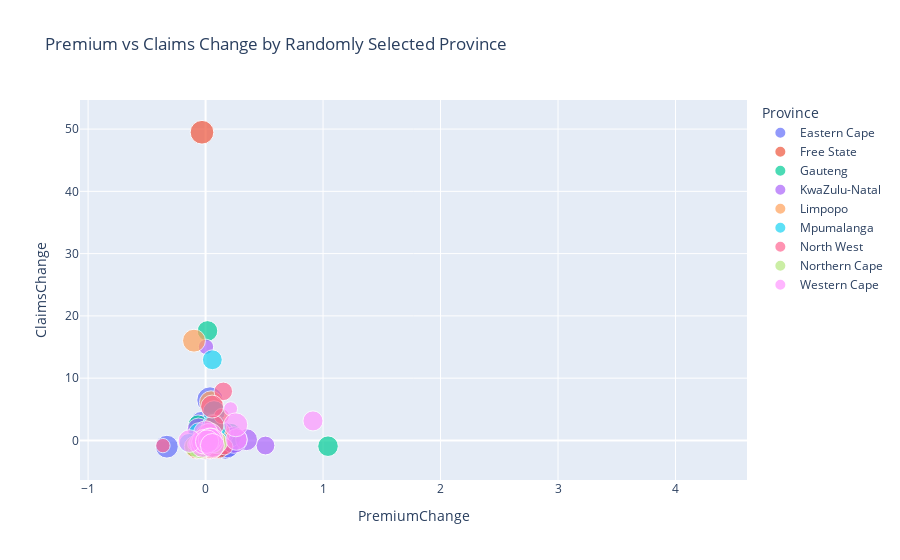

The notebook cell this image was saved under:
### Code cell
eda.scatter_plot_for_corr(geo_trends)

### Figure 1 — Plotly figure (JSON) as saved in the notebook; plotly's stock layout.template omitted (floating-point values rounded to 4 significant figures)
{"data": [{"customdata": [[9], [49], [75], [75], [200], [383], [616], [949], [1233], [1670], [2444], [3217], [3530], [3677], [3991], [4108], [4110]], "hovertemplate": "Province=Eastern Cape<br>PremiumChange=%{x}<br>ClaimsChange=%{y}<br>TotalPremium=%{marker.size}<br>CoverType=%{customdata[0]}<extra></extra>", "legendgroup": "Eastern Cape", "marker": {"color": "#636efa", "size": [85.04, 82.83, 55.55, 53.63, 70.01, 68.07, 63.96, 58.31, 68.16, 57.69, 68.27, 70.79, 73.72, 72.2, 72.16, 72.08, 74.81], "sizemode": "area", "sizeref": 0.2139, "symbol": "circle"}, "mode": "markers", "name": "Eastern Cape", "orientation": "v", "showlegend": true, "type": "scatter", "x": [null, -0.02601, -0.3293, -0.03447, 0.3054, -0.02778, -0.06031, -0.08842, 0.1691, -0.1537, 0.1835, 0.03693, 0.04133, -0.02067, -0.0004921, -0.001148, 0.03795], "xaxis": "x", "y": [null, null, -1, null, null, 2.664, -0.1435, -0.8697, -1, null, -0.7741, 0.3423, 0.6822, -0.8933, 2.05, -0.9595, 6.49], "yaxis": "y"}, {"customdata": [[2], [49], [90], [290], [338], [462], [534], [610], [705], [806], [826], [862], [872], [842], [811]], "hovertemplate": "Province=Free State<br>PremiumChange=%{x}<br>ClaimsChange=%{y}<br>TotalPremium=%{marker.size}<br>CoverType=%{customdata[0]}<extra></extra>", "legendgroup": "Free State", "marker": {"color": "#EF553B", "size": [43.86, 11.6, 42.36, 51.99, 57.64, 69.73, 69.66, 64.48, 69.89, 69.67, 66.89, 61.98, 60.08, 63.56, 66.05], "sizemode": "area", "sizeref": 0.2139, "symbol": "circle"}, "mode": "markers", "name": "Free State", "orientation": "v", "showlegend": true, "type": "scatter", "x": [null, -0.7355, 2.651, 0.2274, 0.1088, 0.2097, -0.001015, -0.07432, 0.08384, -0.003064, -0.03994, -0.07345, -0.03058, 0.05789, 0.03919], "xaxis": "x", "y": [null, null, null, null, -1, null, null, -1, null, null, null, -0.998, 49.49, 0.7071, -0.9481], "yaxis": "y"}, {"customdata": [[446], [530], [671], [781], [1243], [3050], [3846], [4930], [5821], [7000], [8901], [11490], [20227], [24981], [27945], [32582], [36027], [37930], [39531], [40587], [40966], [44380]], "hovertemplate": "Province=Gauteng<br>PremiumChange=%{x}<br>ClaimsChange=%{y}<br>TotalPremium=%{marker.size}<br>CoverType=%{customdata[0]}<extra></extra>", "legendgroup": "Gauteng", "marker": {"color": "#00cc96", "size": [22.16, 45.25, 44.57, 45.31, 42.38, 40.62, 41.21, 44.51, 45.11, 46.19, 47.78, 50.83, 61.36, 62.2, 59.47, 61.21, 63.38, 65.69, 62.21, 63.7, 66.28, 63.51], "sizemode": "area", "sizeref": 0.2139, "symbol": "circle"}, "mode": "markers", "name": "Gauteng", "orientation": "v", "showlegend": true, "type": "scatter", "x": [null, 1.042, -0.01491, 0.01645, -0.06455, -0.04161, 0.01454, 0.07998, 0.01364, 0.02387, 0.03436, 0.06398, 0.2071, 0.01369, -0.04389, 0.02925, 0.03533, 0.03647, -0.05298, 0.02398, 0.04051, -0.04183], "xaxis": "x", "y": [null, -0.9209, -0.6418, 17.59, 2.498, -0.6585, 0.2846, -0.3465, -0.1363, -0.2745, 0.7005, -0.2217, 0.8523, 0.1154, 0.06785, -0.2102, 0.1895, -0.1628, 0.08528, -0.3555, 0.1403, -0.9296], "yaxis": "y"}, {"customdata": [[234], [342], [478], [523], [541], [637], [664], [781], [1272], [1604], [2060], [3268], [5295], [8903], [11673], [14316], [16521], [18004], [19255], [20271], [21390], [21749]], "hovertemplate": "Province=KwaZulu-Natal<br>PremiumChange=%{x}<br>ClaimsChange=%{y}<br>TotalPremium=%{marker.size}<br>CoverType=%{customdata[0]}<extra></extra>", "legendgroup": "KwaZulu-Natal", "marker": {"color": "#ab63fa", "size": [6.824, 18.32, 19.16, 18.68, 20.16, 21.97, 25.02, 25.11, 37.91, 51.13, 58.35, 54.83, 61.09, 75.81, 76.64, 78.35, 81.82, 83.56, 80.26, 81.73, 82.2, 85.54], "sizemode": "area", "sizeref": 0.2139, "symbol": "circle"}, "mode": "markers", "name": "KwaZulu-Natal", "orientation": "v", "showlegend": true, "type": "scatter", "x": [null, 1.685, 0.04577, -0.02491, 0.0791, 0.09004, 0.1387, 0.003541, 0.5097, 0.3488, 0.1412, -0.06043, 0.1143, 0.2409, 0.01094, 0.02232, 0.04431, 0.02124, -0.03944, 0.01835, 0.005694, 0.0407], "xaxis": "x", "y": [null, null, -1, null, null, null, null, 15.04, -0.8153, 0.1208, 1.179, 1.783, 0.1121, 0.06782, -0.2909, 0.2729, 0.01786, 0.3606, -0.5265, 0.6346, 0.0003346, -0.7624], "yaxis": "y"}, {"customdata": [[54], [81], [126], [255], [490], [660], [931], [1271], [1524], [1904], [2173], [2414], [2476], [2554], [2589], [2623], [2711]], "hovertemplate": "Province=Limpopo<br>PremiumChange=%{x}<br>ClaimsChange=%{y}<br>TotalPremium=%{marker.size}<br>CoverType=%{customdata[0]}<extra></extra>", "legendgroup": "Limpopo", "marker": {"color": "#FFA15A", "size": [72.82, 67.59, 70.24, 60.7, 55.7, 58.46, 57.03, 59.74, 62.3, 56.16, 62.2, 62.13, 63.52, 61.59, 62.55, 64.87, 64.54], "sizemode": "area", "sizeref": 0.2139, "symbol": "circle"}, "mode": "markers", "name": "Limpopo", "orientation": "v", "showlegend": true, "type": "scatter", "x": [null, -0.07171, 0.03917, -0.1359, -0.08225, 0.04953, -0.02446, 0.0474, 0.04287, -0.09845, 0.1075, -0.001218, 0.02236, -0.03027, 0.01559, 0.03708, -0.00513], "xaxis": "x", "y": [null, null, null, null, null, -1, null, 6.072, -0.9073, 16.02, 1.223, -0.1566, 0.1852, -0.4274, -0.2163, -0.7401, -1], "yaxis": "y"}, {"customdata": [[97], [774], [937], [1168], [1423], [1829], [2409], [2830], [3297], [3632], [3825], [4201], [4500], [4329], [4375], [4388], [4373], [4331]], "hovertemplate": "Province=Mpumalanga<br>PremiumChange=%{x}<br>ClaimsChange=%{y}<br>TotalPremium=%{marker.size}<br>CoverType=%{customdata[0]}<extra></extra>", "legendgroup": "Mpumalanga", "marker": {"color": "#19d3f3", "size": [14.84, 45.58, 42.9, 46.45, 39.8, 42.09, 43.19, 43.91, 45.96, 47.48, 49.28, 50.06, 53.68, 58.64, 60.58, 61.52, 65.97, 69.62], "sizemode": "area", "sizeref": 0.2139, "symbol": "circle"}, "mode": "markers", "name": "Mpumalanga", "orientation": "v", "showlegend": true, "type": "scatter", "x": [null, 2.072, -0.05883, 0.08279, -0.1432, 0.05767, 0.0261, 0.01658, 0.0468, 0.03306, 0.03777, 0.01596, 0.07218, 0.09251, 0.03306, 0.01546, 0.07247, 0.05532], "xaxis": "x", "y": [null, null, 1.234, -0.7238, -0.4239, 12.96, -1, null, -0.1595, 0.3783, -0.3924, -0.6202, 4.586, -0.05325, 0.07402, -0.8218, 2.193, -0.5181], "yaxis": "y"}, {"customdata": [[109], [135], [144], [144], [348], [947], [1244], [1685], [2354], [3290], [4430], [5648], [7077], [9276], [10545], [11948], [13204], [13491], [13928], [14506], [14520], [14314]], "hovertemplate": "Province=North West<br>PremiumChange=%{x}<br>ClaimsChange=%{y}<br>TotalPremium=%{marker.size}<br>CoverType=%{customdata[0]}<extra></extra>", "legendgroup": "North West", "marker": {"color": "#FF6692", "size": [23.67, 32.34, 33.47, 34.76, 22.14, 25.17, 29.26, 30.91, 32.07, 36.9, 40.4, 43.28, 46.99, 49.74, 48.13, 49.99, 53.27, 56.24, 56.57, 58.03, 58.95, 61.96], "sizemode": "area", "sizeref": 0.2139, "symbol": "circle"}, "mode": "markers", "name": "North West", "orientation": "v", "showlegend": true, "type": "scatter", "x": [null, 0.3662, 0.03485, 0.03848, -0.3632, 0.137, 0.1626, 0.05623, 0.03767, 0.1507, 0.09467, 0.07141, 0.08577, 0.0585, -0.0324, 0.03859, 0.06563, 0.05578, 0.005799, 0.02593, 0.0157, 0.05112], "xaxis": "x", "y": [null, null, null, null, -0.8285, 3.908, -1, null, -0.1359, 7.884, -0.08777, 2.434, -0.4116, 0.02109, -0.08232, -0.06856, -0.6864, 5.441, -0.4606, -0.4671, 0.7871, -0.997], "yaxis": "y"}, {"customdata": [[10], [124], [178], [382], [490], [583], [659], [714], [779], [791], [833], [837]], "hovertemplate": "Province=Northern Cape<br>PremiumChange=%{x}<br>ClaimsChange=%{y}<br>TotalPremium=%{marker.size}<br>CoverType=%{customdata[0]}<extra></extra>", "legendgroup": "Northern Cape", "marker": {"color": "#B6E880", "size": [12.45, 64.85, 61.69, 43.45, 37.78, 42.3, 48.27, 52.62, 47.81, 52.89, 53.18, 53.62], "sizemode": "area", "sizeref": 0.2139, "symbol": "circle"}, "mode": "markers", "name": "Northern Cape", "orientation": "v", "showlegend": true, "type": "scatter", "x": [null, 4.208, -0.04878, -0.2956, -0.1306, 0.1199, 0.1411, 0.09004, -0.09135, 0.1063, 0.005499, 0.008155], "xaxis": "x", "y": [null, null, -1, null, null, null, null, -0.3437, -1, null, null, null], "yaxis": "y"}, {"customdata": [[45], [407], [488], [534], [612], [1237], [1448], [2663], [3057], [3658], [5123], [6847], [8575], [9492], [11992], [12914], [14246], [14667], [15263], [14937], [14599], [14488], [13504]], "hovertemplate": "Province=Western Cape<br>PremiumChange=%{x}<br>ClaimsChange=%{y}<br>TotalPremium=%{marker.size}<br>CoverType=%{customdata[0]}<extra></extra>", "legendgroup": "Western Cape", "marker": {"color": "#FF97FF", "size": [8.246, 17.81, 16.13, 19.1, 17.22, 20.89, 22.5, 43.06, 41.82, 39.98, 50.47, 48.08, 48.79, 61.33, 63.69, 62.1, 62.14, 65.23, 64.3, 55.51, 57.52, 58.27, 61.66], "sizemode": "area", "sizeref": 0.2139, "symbol": "circle"}, "mode": "markers", "name": "Western Cape", "orientation": "v", "showlegend": true, "type": "scatter", "x": [null, 1.16, -0.09433, 0.1841, -0.09824, 0.2133, 0.07664, 0.9142, -0.02882, -0.04399, 0.2625, -0.04749, 0.01479, 0.257, 0.03848, -0.02502, 0.0007873, 0.0496, -0.01419, -0.1368, 0.03627, 0.013, 0.05827], "xaxis": "x", "y": [null, null, null, null, -0.599, 5.099, -0.7236, 3.135, -0.141, -0.4116, 0.1598, -0.3957, 0.3566, 2.51, 0.8386, -0.7807, 1.231, -0.0007908, -0.2146, -0.09766, 0.1279, -0.1793, -0.8139], "yaxis": "y"}], "layout": {"legend": {"itemsizing": "constant", "title": {"text": "Province"}, "tracegroupgap": 0}, "title": {"text": "Premium vs Claims Change by Randomly Selected Province"}, "xaxis": {"anchor": "y", "domain": [0, 1], "title": {"text": "PremiumChange"}}, "yaxis": {"anchor": "x", "domain": [0, 1], "title": {"text": "ClaimsChange"}}}}
